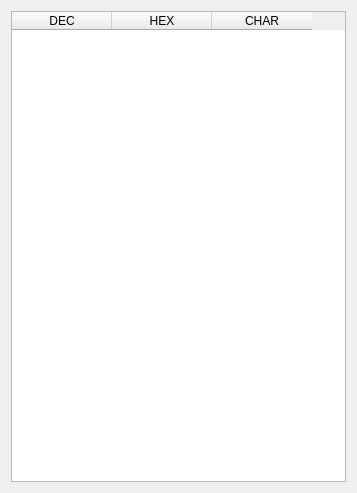
<?xml version="1.0" encoding="UTF-8"?>
<ui version="4.0">
 <class>Ascii</class>
 <widget class="QDialog" name="Ascii">
  <property name="geometry">
   <rect>
    <x>0</x>
    <y>0</y>
    <width>357</width>
    <height>493</height>
   </rect>
  </property>
  <property name="windowTitle">
   <string>Dialog</string>
  </property>
  <layout class="QGridLayout" name="gridLayout">
   <item row="0" column="0">
    <widget class="QTableWidget" name="tableWidget">
     <property name="contextMenuPolicy">
      <enum>Qt::DefaultContextMenu</enum>
     </property>
     <property name="horizontalScrollBarPolicy">
      <enum>Qt::ScrollBarAsNeeded</enum>
     </property>
     <property name="autoScroll">
      <bool>true</bool>
     </property>
     <property name="editTriggers">
      <set>QAbstractItemView::NoEditTriggers</set>
     </property>
     <property name="tabKeyNavigation">
      <bool>false</bool>
     </property>
     <property name="showDropIndicator" stdset="0">
      <bool>false</bool>
     </property>
     <property name="dragDropOverwriteMode">
      <bool>false</bool>
     </property>
     <property name="selectionMode">
      <enum>QAbstractItemView::SingleSelection</enum>
     </property>
     <property name="selectionBehavior">
      <enum>QAbstractItemView::SelectItems</enum>
     </property>
     <attribute name="verticalHeaderVisible">
      <bool>false</bool>
     </attribute>
     <column>
      <property name="text">
       <string>DEC</string>
      </property>
      <property name="textAlignment">
       <set>AlignHCenter|AlignVCenter|AlignCenter</set>
      </property>
     </column>
     <column>
      <property name="text">
       <string>HEX</string>
      </property>
      <property name="textAlignment">
       <set>AlignHCenter|AlignVCenter|AlignCenter</set>
      </property>
     </column>
     <column>
      <property name="text">
       <string>CHAR</string>
      </property>
      <property name="textAlignment">
       <set>AlignHCenter|AlignVCenter|AlignCenter</set>
      </property>
     </column>
    </widget>
   </item>
  </layout>
 </widget>
 <resources/>
 <connections/>
</ui>
